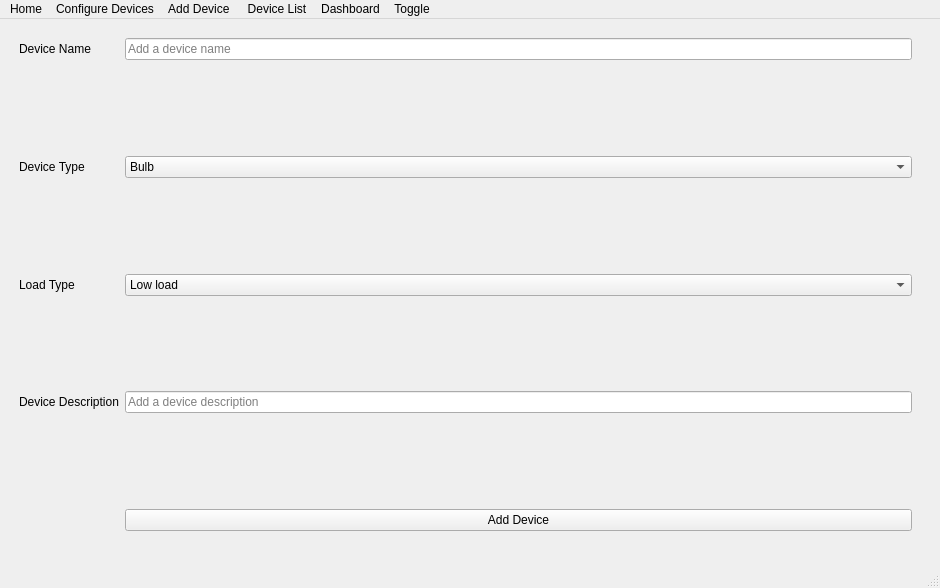
<?xml version="1.0" encoding="UTF-8"?>
<ui version="4.0">
 <class>MainWindow</class>
 <widget class="QMainWindow" name="MainWindow">
  <property name="geometry">
   <rect>
    <x>0</x>
    <y>0</y>
    <width>940</width>
    <height>588</height>
   </rect>
  </property>
  <property name="windowTitle">
   <string>MainWindow</string>
  </property>
  <widget class="QWidget" name="centralwidget">
   <widget class="QFrame" name="formFrame">
    <property name="geometry">
     <rect>
      <x>10</x>
      <y>10</y>
      <width>911</width>
      <height>511</height>
     </rect>
    </property>
    <layout class="QFormLayout" name="formLayout">
     <item row="1" column="0">
      <widget class="QLabel" name="deviceNameLabel">
       <property name="text">
        <string>Device Name</string>
       </property>
      </widget>
     </item>
     <item row="1" column="1">
      <widget class="QLineEdit" name="deviceNameLineEdit">
       <property name="placeholderText">
        <string>Add a device name</string>
       </property>
      </widget>
     </item>
     <item row="2" column="1">
      <spacer name="verticalSpacer_3">
       <property name="orientation">
        <enum>Qt::Vertical</enum>
       </property>
       <property name="sizeHint" stdset="0">
        <size>
         <width>20</width>
         <height>40</height>
        </size>
       </property>
      </spacer>
     </item>
     <item row="3" column="0">
      <widget class="QLabel" name="deviceTypeLabel">
       <property name="text">
        <string>Device Type</string>
       </property>
      </widget>
     </item>
     <item row="3" column="1">
      <widget class="QComboBox" name="deviceTypeComboBox">
       <item>
        <property name="text">
         <string>Bulb</string>
        </property>
       </item>
       <item>
        <property name="text">
         <string>Fan</string>
        </property>
       </item>
       <item>
        <property name="text">
         <string>Screen</string>
        </property>
       </item>
       <item>
        <property name="text">
         <string>Charger</string>
        </property>
       </item>
       <item>
        <property name="text">
         <string>Speaker</string>
        </property>
       </item>
       <item>
        <property name="text">
         <string>RGB Strip</string>
        </property>
       </item>
       <item>
        <property name="text">
         <string>LED Bulb</string>
        </property>
       </item>
       <item>
        <property name="text">
         <string>Lamp</string>
        </property>
       </item>
       <item>
        <property name="text">
         <string>Tubelight</string>
        </property>
       </item>
       <item>
        <property name="text">
         <string>Camera</string>
        </property>
       </item>
       <item>
        <property name="text">
         <string>Some other small appliance</string>
        </property>
       </item>
      </widget>
     </item>
     <item row="4" column="1">
      <spacer name="verticalSpacer_5">
       <property name="orientation">
        <enum>Qt::Vertical</enum>
       </property>
       <property name="sizeHint" stdset="0">
        <size>
         <width>20</width>
         <height>40</height>
        </size>
       </property>
      </spacer>
     </item>
     <item row="5" column="0">
      <widget class="QLabel" name="loadTypeLabel">
       <property name="text">
        <string>Load Type</string>
       </property>
      </widget>
     </item>
     <item row="5" column="1">
      <widget class="QComboBox" name="loadTypeComboBox">
       <item>
        <property name="text">
         <string>Low load</string>
        </property>
       </item>
       <item>
        <property name="text">
         <string>Medium Load</string>
        </property>
       </item>
       <item>
        <property name="text">
         <string>Heavy Load</string>
        </property>
       </item>
      </widget>
     </item>
     <item row="6" column="1">
      <spacer name="verticalSpacer_4">
       <property name="orientation">
        <enum>Qt::Vertical</enum>
       </property>
       <property name="sizeHint" stdset="0">
        <size>
         <width>20</width>
         <height>40</height>
        </size>
       </property>
      </spacer>
     </item>
     <item row="7" column="0">
      <widget class="QLabel" name="deviceDescriptionLabel">
       <property name="text">
        <string>Device Description</string>
       </property>
      </widget>
     </item>
     <item row="7" column="1">
      <widget class="QLineEdit" name="deviceDescriptionLineEdit">
       <property name="placeholderText">
        <string>Add a device description </string>
       </property>
      </widget>
     </item>
     <item row="8" column="1">
      <spacer name="verticalSpacer_6">
       <property name="orientation">
        <enum>Qt::Vertical</enum>
       </property>
       <property name="sizeHint" stdset="0">
        <size>
         <width>20</width>
         <height>40</height>
        </size>
       </property>
      </spacer>
     </item>
     <item row="10" column="1">
      <widget class="QPushButton" name="pushButton">
       <property name="text">
        <string>Add Device</string>
       </property>
      </widget>
     </item>
    </layout>
   </widget>
  </widget>
  <widget class="QMenuBar" name="menubar">
   <property name="geometry">
    <rect>
     <x>0</x>
     <y>0</y>
     <width>940</width>
     <height>26</height>
    </rect>
   </property>
   <widget class="QMenu" name="menuHome">
    <property name="title">
     <string>Home</string>
    </property>
   </widget>
   <widget class="QMenu" name="menuConfigure_Devices">
    <property name="title">
     <string>Configure Devices</string>
    </property>
   </widget>
   <widget class="QMenu" name="menuDevice_Type">
    <property name="title">
     <string>Add Device </string>
    </property>
   </widget>
   <widget class="QMenu" name="menuDevice_List">
    <property name="title">
     <string>Device List</string>
    </property>
   </widget>
   <widget class="QMenu" name="menuDashboard">
    <property name="title">
     <string>Dashboard</string>
    </property>
   </widget>
   <widget class="QMenu" name="menuToggle">
    <property name="title">
     <string>Toggle</string>
    </property>
   </widget>
   <addaction name="menuHome"/>
   <addaction name="menuConfigure_Devices"/>
   <addaction name="menuDevice_Type"/>
   <addaction name="menuDevice_List"/>
   <addaction name="menuDashboard"/>
   <addaction name="menuToggle"/>
  </widget>
  <widget class="QStatusBar" name="statusbar"/>
 </widget>
 <resources/>
 <connections/>
</ui>
